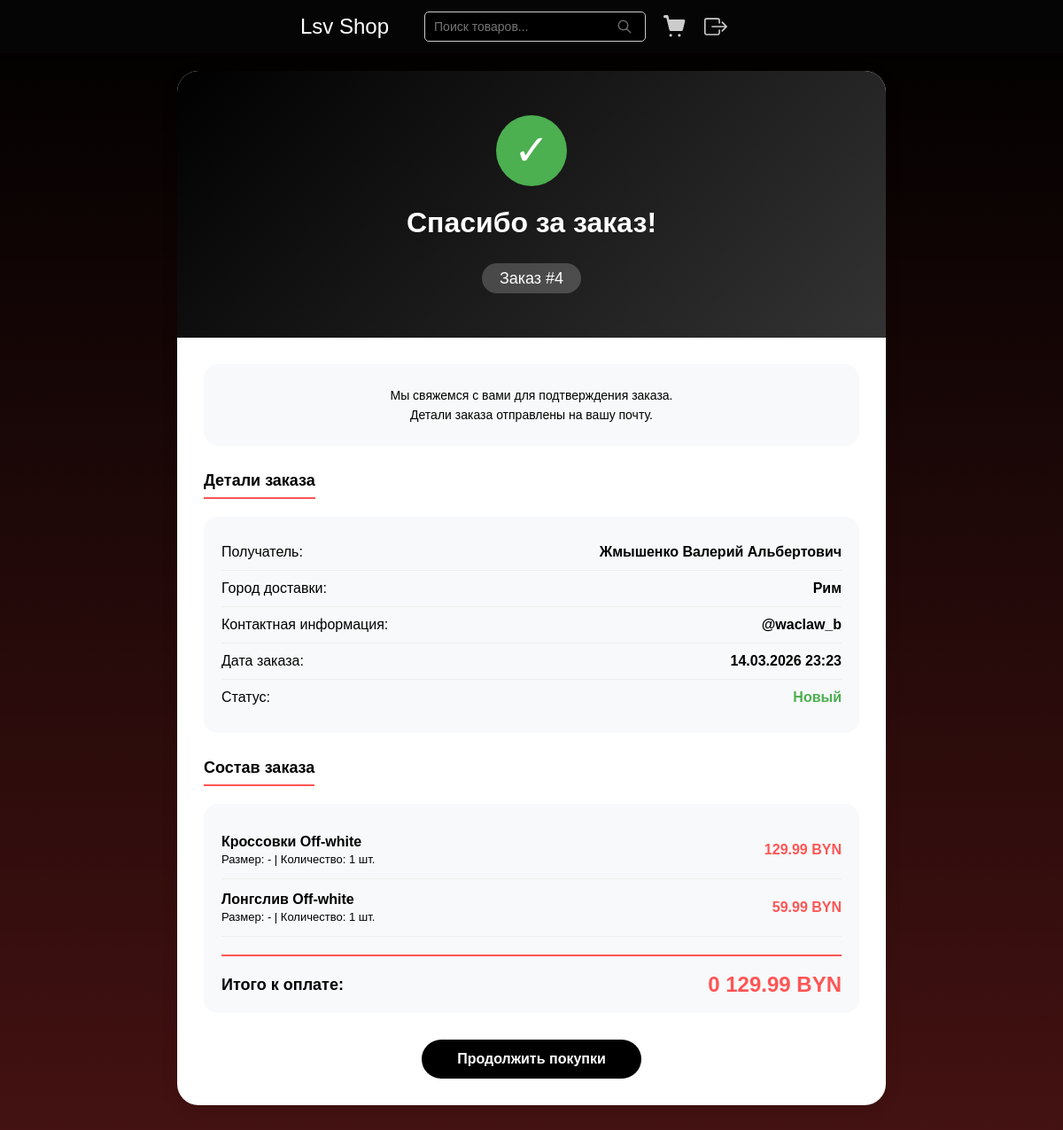
Screenshot of /order/4/success/ (signed in) with the database file from the repository.
### shop/models.py (models this page shows, shortened)
class Order(models.Model):
    STATUS_CHOICES = [
        ('new', 'Новый'),
        ('processing', 'В обработке'),
        ('completed', 'Выполнен'),
        ('cancelled', 'Отменён'),
    ]
    user = models.ForeignKey(
        User,
        on_delete=models.CASCADE,
        related_name='orders',
        verbose_name='Покупатель'
    )
    full_name = models.CharField('ФИО', max_length=255)
    city = models.CharField('Город', max_length=100)
    contact_info = models.CharField('Контактная информация', max_length=255, null=False)
    created_at = models.DateTimeField('Дата заказа', auto_now_add=True)
    status = models.CharField('Статус', max_length=20, choices=STATUS_CHOICES, default='new')
    class Meta:
        verbose_name = 'Заказ'
        verbose_name_plural = 'Заказы'
        ordering = ['-created_at']

class OrderItem(models.Model):
    order = models.ForeignKey(Order, on_delete=models.CASCADE, related_name='items')
    product = models.ForeignKey('Product', on_delete=models.CASCADE, verbose_name='Товар')  # CASCADE - удалит позиции заказа
    size = models.CharField('Размер', max_length=20, blank=True, null=True)
    quantity = models.PositiveIntegerField('Количество', default=1)
    price = models.DecimalField('Цена', max_digits=10, decimal_places=2)
    class Meta:
        verbose_name = 'Товар в заказе'
        verbose_name_plural = 'Товары в заказе'

class Product(models.Model):
    title = models.CharField(max_length=200, blank=False, verbose_name="Название товара")
    content = models.TextField(max_length=4000, blank=False, verbose_name="Описание товара")
    price = models.DecimalField(max_digits=12, decimal_places=2, blank=False, verbose_name="Цена товара")
    image = models.ImageField(upload_to='product_images/')
    sizes = models.JSONField(default=list, blank=True, verbose_name="Доступные размеры")
    class Meta:
        verbose_name = "Товар"
        verbose_name_plural = "Товары"
        ordering = ["id",]

### shop/views.py (the view)
# urls.py: path('order/<int:order_id>/success/', order_success, name='order_success'),
def order_success(request, order_id):
    order = get_object_or_404(Order, id=order_id, user=request.user)
    context = {
        'order': order,
        'cart_items_count': get_cart_count(request.user)
    }
    return render(request, 'order_success.html', context)

### shop/views.py (called while the page is built)
def get_cart_count(user):
    if user.is_authenticated:
        cart = Cart.objects.filter(user=user).first()
        if cart:
            return cart.items.count()
    return 0

### shop/templates/order_success.html (shortened to what this page needs)
{% extends 'base.html' %}
{% load static %}
{% block container %}
<div class="success-container">
    <div class="success-card">
        <div class="success-header">
            <div class="success-icon">✓</div>
            <h1>Спасибо за заказ!</h1>
            <div class="order-number">Заказ #{{ order.id }}</div>
        </div>
        <div class="success-body">
            <div class="order-info">
                <p>Мы свяжемся с вами для подтверждения заказа.</p>
                <p>Детали заказа отправлены на вашу почту.</p>
            </div>
            <div class="order-details">
                <h2>Детали заказа</h2>
                <div class="details-grid">
                    <div class="detail-row">
                        <span class="detail-label">Получатель:</span>
                        <span class="detail-value">{{ order.full_name }}</span>
                    </div>
                    <div class="detail-row">
                        <span class="detail-label">Город доставки:</span>
                        <span class="detail-value">{{ order.city }}</span>
                    </div>
                    <div class="detail-row">
                        <span class="detail-label">Контактная информация:</span>
                        <span class="detail-value">{{ order.contact_info }}</span>
                    </div>
                    <div class="detail-row">
                        <span class="detail-label">Дата заказа:</span>
                        <span class="detail-value">{{ order.created_at|date:"d.m.Y H:i" }}</span>
                    </div>
                    <div class="detail-row">
                        <span class="detail-label">Статус:</span>
                        <span class="detail-value" style="color: #4CAF50;">{{ order.get_status_display }}</span>
                    </div>
                </div>
            </div>
            <div class="order-items">
                <h2>Состав заказа</h2>
                <div class="items-list">
                    {% for item in order.items.all %}
                    <div class="order-item">
                        <div class="item-info">
                            <div class="item-name">{{ item.product.title }}</div>
                            <div class="item-meta">
                                Размер: {{ item.size|default:"-" }} | Количество: {{ item.quantity }} шт.
                            </div>
                        </div>
                        <div class="item-price">{{ item.price|floatformat:2 }} BYN</div>
                    </div>
                    {% endfor %}
                    <div class="order-total">
                        <span class="total-label">Итого к оплате:</span>
                        <span class="total-price">
                            {% widthratio order.items.all|length 1 0 %}
                            {% for item in order.items.all %}
                                {% if forloop.first %}{{ item.price|floatformat:2 }}{% endif %}
                            {% endfor %}
                            BYN
                        </span>
                    </div>
                </div>
            </div>
            <div class="success-actions">
                <a href="{% url 'home' %}" class="btn-primary">Продолжить покупки</a>
            </div>
        </div>
    </div>
</div>
{% endblock %}

### static/css/style.css (style rules this page uses)
:root { --bg-dark: #000000; --bg-accent: #461212; --text-light: #fcfcfc; --text-muted: #ccc; --highlight: #ff5555; --font-main: Arial, sans-serif; }
body { margin: 0; padding: 0; background: linear-gradient(to bottom, var(--bg-dark), var(--bg-accent)); font-family: var(--font-main); display: block; min-height: 100vh; }

### shop/templates/order_success.html (style rules this page uses)
.success-container { max-width: 800px; margin: 60px auto; padding: 0 20px; }
.success-card { background: white; border-radius: 24px; box-shadow: 0 4px 20px rgba(0,0,0,0.08); overflow: hidden; animation: fadeInUp 0.5s ease; }
.success-header { background: linear-gradient(135deg, #000 0%, #333 100%); color: white; text-align: center; padding: 50px 30px; }
.success-icon { width: 80px; height: 80px; background: #4CAF50; color: white; font-size: 48px; line-height: 80px; text-align: center; border-radius: 50%; margin: 0 auto 25px; animation: scaleIn 0.5s ease; }
.success-header h1 { font-size: 32px; margin-bottom: 15px; font-weight: 600; }
.order-number { font-size: 18px; background: rgba(255,255,255,0.2); display: inline-block; padding: 8px 20px; border-radius: 30px; margin-top: 15px; }
.success-body { padding: 30px; }
.order-info { background: #f8f9fa; border-radius: 16px; padding: 20px; margin-bottom: 30px; }
.order-info p { margin: 8px 0; color: var(--text-secondary); font-size: 14px; text-align: center; }
.order-details, .order-items { margin-bottom: 30px; }
.order-details h2, .order-items h2 { font-size: 18px; font-weight: 600; color: var(--text-primary); margin-bottom: 20px; padding-bottom: 10px; border-bottom: 2px solid var(--highlight); display: inline-block; }
.details-grid { background: #f8f9fa; border-radius: 16px; padding: 20px; }
.detail-row { display: flex; justify-content: space-between; padding: 12px 0; border-bottom: 1px solid #eee; }
.detail-row:last-child { border-bottom: none; }
.detail-label { color: var(--text-secondary); font-weight: 500; }
.detail-value { color: var(--text-primary); font-weight: 600; }
.items-list { background: #f8f9fa; border-radius: 16px; padding: 20px; }
.order-item { display: flex; justify-content: space-between; align-items: center; padding: 15px 0; border-bottom: 1px solid #eee; }
.item-info { flex: 1; }
.item-name { font-weight: 600; color: var(--text-primary); margin-bottom: 5px; }
.item-meta { font-size: 13px; color: var(--text-secondary); }
.item-price { font-weight: 600; color: var(--highlight); min-width: 100px; text-align: right; }
.order-total { display: flex; justify-content: space-between; align-items: center; margin-top: 20px; padding-top: 20px; border-top: 2px solid var(--highlight); font-size: 18px; font-weight: 600; }
.total-label { color: var(--text-primary); }
.total-price { color: var(--highlight); font-size: 24px; }
.success-actions { margin-top: 30px; text-align: center; }
.btn-primary { display: inline-block; background: #000; color: white; padding: 14px 40px; border-radius: 30px; text-decoration: none; font-weight: 600; transition: all 0.3s ease; }

### rows the page displays
Order: id "4", full_name "Жмышенко Валерий Альбертович", city "Рим", contact_info "@waclaw_b", created_at "14.03.2026 23:23", status "Новый", id.order_id "0"
OrderItem: product "Кроссовки Off-white", size "-", quantity "1", price "129.99"
OrderItem: product "Лонгслив Off-white", size "-", quantity "1", price "59.99"
